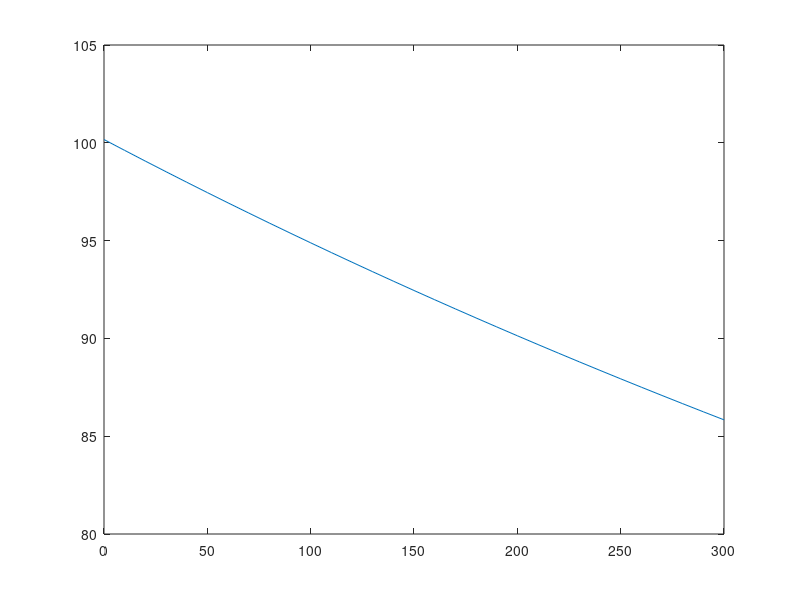

This figure's MATLAB source:
clear all;
clc;

z_s = 2.995;
f_o = 3.000;   %focal length of objective
%d1 = 0;      %distance between objective and SLM
z_h = 300;     %distance between SLM and CCD aperture
mag = zeros(1,31);
counter = 1;
for d1 = 0:10:300
    f_e = (z_s*f_o)/(f_o-z_s);
    mag(counter) = (z_h*f_e)/(z_s*(f_e+d1));
    counter = counter+1;
end
%z_s = 2.995:0.0001:3.005;
d1 = 0:10:300;
plot(d1,mag)